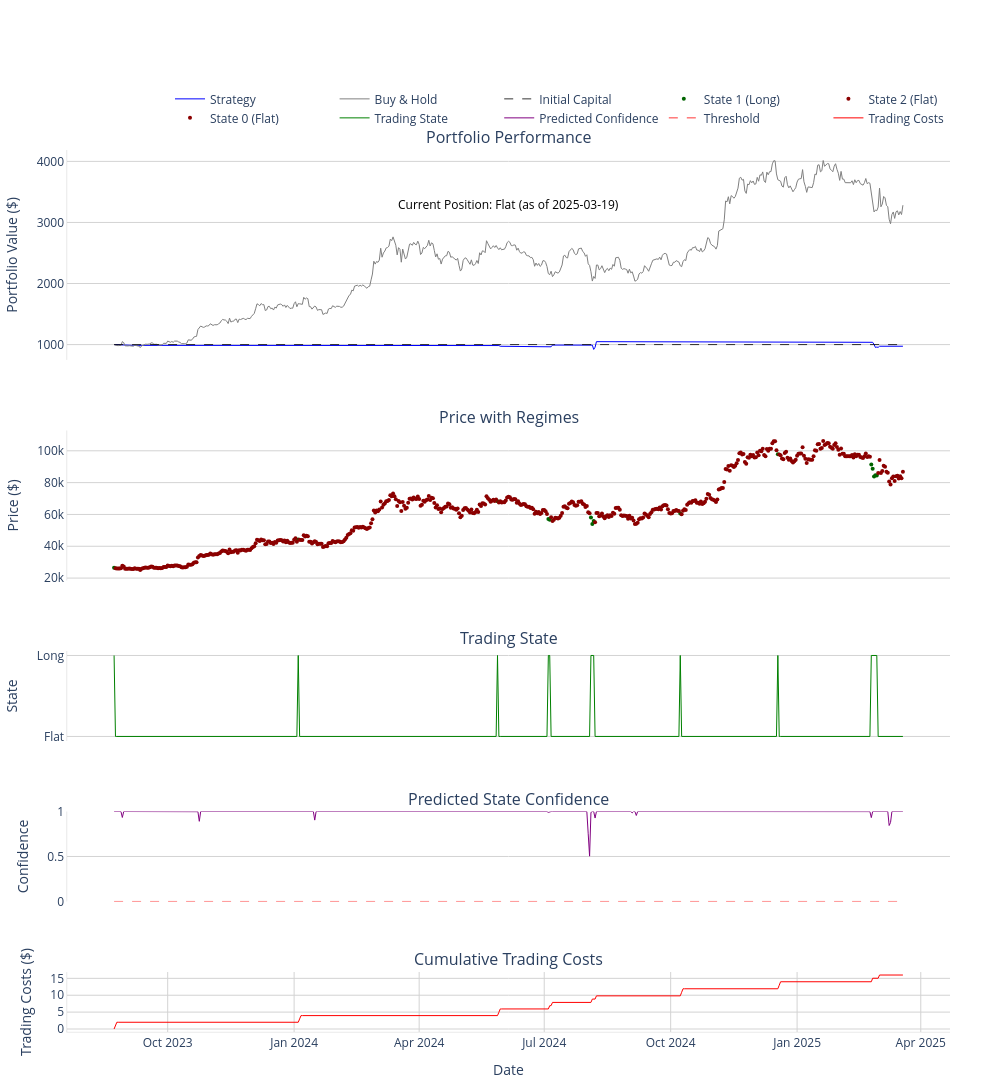

Notebook source saved alongside this figure:
### Code cell
# Training and Saving the Initial Model
model = RegimeSwitchModel('bitcoin', strategy='long-only', train_pct=0.85, confidence_threshold=0)
data = model.load_data()
features = model.generate_all_features()


manual_features = ['relative_unrealized_profit_mom7',
    'rsi_14',
    'pct_supply_in_profit_mom7',
    'mvrv_mom7',
    'price_sma30_ratio',
    'pct_supply_in_profit_zscore',
    'entity_adj_nupl_mom7',
    'price_sma7_ratio',
    'relative_unrealized_loss_zscore', #30 day window zscores 
    'sth_sopr_zscore',
    'price_drawdown_relative',
    'ma_cross_30_90',
    'vix_ret',
    'volume_ratio',
    'puell_multiple_zscore',
    'net_realized_profit_loss_zscore'
]



selected_features = model.set_manual_features(manual_features)
train, embargo, test = model.split_data(model.model_data)
states = model.run_pipeline(test, selected_features)
results = model.simulate_trading(test=test, states=states, save_path=None)
metrics_df, classification_metrics = model.evaluate(results)

### Figure 1 — Plotly figure (JSON) as saved in the notebook; plotly's stock layout.template omitted (floating-point values rounded to 4 significant figures; data arrays with more than 128 entries replaced by an {"elided": "..."} marker saying what was removed)
{"data": [{"line": {"color": "blue", "width": 1}, "mode": "lines", "name": "Strategy", "type": "scatter", "x": {"elided": "575 str values"}, "xaxis": "x", "y": {"elided": "575 float values"}, "yaxis": "y"}, {"line": {"color": "gray", "width": 1}, "mode": "lines", "name": "Buy & Hold", "type": "scatter", "x": {"elided": "575 str values"}, "xaxis": "x", "y": {"elided": "575 float values"}, "yaxis": "y"}, {"line": {"color": "black", "dash": "dash", "width": 0.8}, "mode": "lines", "name": "Initial Capital", "type": "scatter", "x": ["2023-08-23T00:00:00", "2025-03-19T00:00:00"], "xaxis": "x", "y": [1000, 1000], "yaxis": "y"}, {"marker": {"color": "darkgreen", "size": 4}, "mode": "markers", "name": "State 1 (Long)", "type": "scatter", "x": ["2023-08-23T00:00:00", "2024-01-04T00:00:00", "2024-05-28T00:00:00", "2024-07-04T00:00:00", "2024-07-05T00:00:00", "2024-08-04T00:00:00", "2024-08-05T00:00:00", "2024-08-06T00:00:00", "2024-10-08T00:00:00", "2024-12-18T00:00:00", "2025-02-24T00:00:00", "2025-02-25T00:00:00", "2025-02-26T00:00:00", "2025-02-27T00:00:00", "2025-02-28T00:00:00"], "xaxis": "x2", "y": [26450, 44196, 68317, 57189, 56740, 58006, 53956, 55960, 60597, 97851, 91397, 88756, 83900, 84709, 84442], "yaxis": "y2"}, {"marker": {"color": "darkred", "size": 4}, "mode": "markers", "name": "State 2 (Flat)", "type": "scatter", "x": {"elided": "192 str values"}, "xaxis": "x2", "y": {"elided": "192 int values"}, "yaxis": "y2"}, {"marker": {"color": "darkred", "size": 4}, "mode": "markers", "name": "State 0 (Flat)", "type": "scatter", "x": {"elided": "368 str values"}, "xaxis": "x2", "y": {"elided": "368 int values"}, "yaxis": "y2"}, {"line": {"color": "green", "width": 1}, "mode": "lines", "name": "Trading State", "type": "scatter", "x": {"elided": "575 str values"}, "xaxis": "x3", "y": {"elided": "575 int values"}, "yaxis": "y3"}, {"line": {"color": "purple", "width": 1}, "mode": "lines", "name": "Predicted Confidence", "type": "scatter", "x": {"elided": "575 str values"}, "xaxis": "x4", "y": {"elided": "575 float values"}, "yaxis": "y4"}, {"line": {"color": "red", "dash": "dash", "width": 0.8}, "mode": "lines", "name": "Threshold", "type": "scatter", "x": ["2023-08-23T00:00:00", "2025-03-19T00:00:00"], "xaxis": "x4", "y": [0, 0], "yaxis": "y4"}, {"line": {"color": "red", "width": 1}, "mode": "lines", "name": "Trading Costs", "type": "scatter", "x": {"elided": "575 str values"}, "xaxis": "x5", "y": {"elided": "575 float values"}, "yaxis": "y5"}], "layout": {"annotations": [{"font": {"size": 16}, "showarrow": false, "text": "Portfolio Performance", "x": 0.5, "xanchor": "center", "xref": "paper", "y": 1, "yanchor": "bottom", "yref": "paper"}, {"font": {"size": 16}, "showarrow": false, "text": "Price with Regimes", "x": 0.5, "xanchor": "center", "xref": "paper", "y": 0.682, "yanchor": "bottom", "yref": "paper"}, {"font": {"size": 16}, "showarrow": false, "text": "Trading State", "x": 0.5, "xanchor": "center", "xref": "paper", "y": 0.432, "yanchor": "bottom", "yref": "paper"}, {"font": {"size": 16}, "showarrow": false, "text": "Predicted State Confidence", "x": 0.5, "xanchor": "center", "xref": "paper", "y": 0.25, "yanchor": "bottom", "yref": "paper"}, {"font": {"size": 16}, "showarrow": false, "text": "Cumulative Trading Costs", "x": 0.5, "xanchor": "center", "xref": "paper", "y": 0.068, "yanchor": "bottom", "yref": "paper"}, {"align": "center", "font": {"color": "black", "size": 12}, "showarrow": false, "text": "Current Position: Flat (as of 2025-03-19)", "x": 0.5, "xref": "paper", "y": 0.95, "yref": "paper"}], "height": 1300, "legend": {"orientation": "h", "x": 1, "xanchor": "right", "y": 1.02, "yanchor": "bottom"}, "margin": {"b": 60, "l": 50, "r": 50, "t": 150}, "paper_bgcolor": "white", "plot_bgcolor": "white", "showlegend": true, "width": 1000, "xaxis": {"anchor": "y", "domain": [0, 1], "matches": "x5", "showticklabels": false}, "xaxis2": {"anchor": "y2", "domain": [0, 1], "matches": "x5", "showticklabels": false}, "xaxis3": {"anchor": "y3", "domain": [0, 1], "matches": "x5", "showticklabels": false}, "xaxis4": {"anchor": "y4", "domain": [0, 1], "matches": "x5", "showticklabels": false}, "xaxis5": {"anchor": "y5", "domain": [0, 1], "gridcolor": "lightgray", "linecolor": "lightgray", "linewidth": 0.5, "showline": true, "title": {"text": "Date"}}, "yaxis": {"anchor": "x", "domain": [0.762, 1], "gridcolor": "lightgray", "linecolor": "lightgray", "linewidth": 0.5, "showline": true, "title": {"text": "Portfolio Value ($)"}, "zeroline": false}, "yaxis2": {"anchor": "x2", "domain": [0.512, 0.682], "gridcolor": "lightgray", "linecolor": "lightgray", "linewidth": 0.5, "showline": true, "title": {"text": "Price ($)"}, "zeroline": false}, "yaxis3": {"anchor": "x3", "domain": [0.33, 0.432], "gridcolor": "lightgray", "linecolor": "lightgray", "linewidth": 0.5, "showline": true, "ticktext": ["Short", "Flat", "Long"], "tickvals": [-1, 0, 1], "title": {"text": "State"}, "zeroline": false}, "yaxis4": {"anchor": "x4", "domain": [0.148, 0.25], "gridcolor": "lightgray", "linecolor": "lightgray", "linewidth": 0.5, "range": [0, 1], "showline": true, "title": {"text": "Confidence"}, "zeroline": false}, "yaxis5": {"anchor": "x5", "domain": [0, 0.068], "gridcolor": "lightgray", "linecolor": "lightgray", "linewidth": 0.5, "showline": true, "title": {"text": "Trading Costs ($)"}, "zeroline": false}}}
